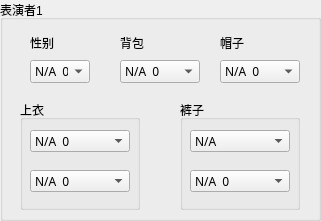
   <widget class="QGroupBox" name="actorAttributeGrp">
    <property name="geometry">
     <rect>
      <x>50</x>
      <y>100</y>
      <width>321</width>
      <height>221</height>
     </rect>
    </property>
    <property name="font">
     <font>
      <family>Microsoft YaHei UI</family>
     </font>
    </property>
    <property name="title">
     <string>表演者1</string>
    </property>
    <widget class="QGroupBox" name="groupBox">
     <property name="geometry">
      <rect>
       <x>20</x>
       <y>100</y>
       <width>120</width>
       <height>110</height>
      </rect>
     </property>
     <property name="font">
      <font>
       <family>Microsoft YaHei UI</family>
      </font>
     </property>
     <property name="title">
      <string>上衣</string>
     </property>
     <widget class="QComboBox" name="upperClothingColorComboBox">
      <property name="geometry">
       <rect>
        <x>10</x>
        <y>30</y>
        <width>100</width>
        <height>22</height>
       </rect>
      </property>
      <property name="font">
       <font>
        <family>Microsoft YaHei UI Light</family>
       </font>
      </property>
      <item>
       <property name="text">
        <string>N/A  0</string>
       </property>
      </item>
      <item>
       <property name="text">
        <string>红色  1</string>
       </property>
      </item>
      <item>
       <property name="text">
        <string>黑色  2</string>
       </property>
      </item>
      <item>
       <property name="text">
        <string>蓝色  3</string>
       </property>
      </item>
      <item>
       <property name="text">
        <string>绿色  4</string>
       </property>
      </item>
      <item>
       <property name="text">
        <string>花色  5</string>
       </property>
      </item>
      <item>
       <property name="text">
        <string>灰色  6</string>
       </property>
      </item>
      <item>
       <property name="text">
        <string>白色  7</string>
       </property>
      </item>
      <item>
       <property name="text">
        <string>黄色  8</string>
       </property>
      </item>
      <item>
       <property name="text">
        <string>茶色  9</string>
       </property>
      </item>
      <item>
       <property name="text">
        <string>紫色  10</string>
       </property>
      </item>
      <item>
       <property name="text">
        <string>粉色  11</string>
       </property>
      </item>
     </widget>
     <widget class="QComboBox" name="upperClothingStyleComboBox">
      <property name="geometry">
       <rect>
        <x>10</x>
        <y>70</y>
        <width>100</width>
        <height>22</height>
       </rect>
      </property>
      <property name="font">
       <font>
        <family>Microsoft YaHei UI Light</family>
       </font>
      </property>
      <item>
       <property name="text">
        <string>N/A  0</string>
       </property>
      </item>
      <item>
       <property name="text">
        <string>长袖  1</string>
       </property>
      </item>
      <item>
       <property name="text">
        <string>短袖  2</string>
       </property>
      </item>
      <item>
       <property name="text">
        <string>裙子  3</string>
       </property>
      </item>
     </widget>
    </widget>
    <widget class="QGroupBox" name="groupBox_2">
     <property name="geometry">
      <rect>
       <x>180</x>
       <y>100</y>
       <width>120</width>
       <height>110</height>
      </rect>
     </property>
     <property name="font">
      <font>
       <family>Microsoft JhengHei UI</family>
      </font>
     </property>
     <property name="title">
      <string>裤子</string>
     </property>
     <widget class="QComboBox" name="lowerClothingColorComboBox">
      <property name="geometry">
       <rect>
        <x>10</x>
        <y>30</y>
        <width>100</width>
        <height>22</height>
       </rect>
      </property>
      <property name="font">
       <font>
        <family>Microsoft YaHei UI Light</family>
       </font>
      </property>
      <item>
       <property name="text">
        <string>N/A</string>
       </property>
      </item>
      <item>
       <property name="text">
        <string>红色  1</string>
       </property>
      </item>
      <item>
       <property name="text">
        <string>黑色  2</string>
       </property>
      </item>
      <item>
       <property name="text">
        <string>蓝色  3</string>
       </property>
      </item>
      <item>
       <property name="text">
        <string>绿色  4</string>
       </property>
      </item>
      <item>
       <property name="text">
        <string>花色  5</string>
       </property>
      </item>
      <item>
       <property name="text">
        <string>灰色  6</string>
       </property>
      </item>
      <item>
       <property name="text">
        <string>白色  7</string>
       </property>
      </item>
      <item>
       <property name="text">
        <string>黄色  8</string>
       </property>
      </item>
      <item>
       <property name="text">
        <string>茶色  9</string>
       </property>
      </item>
      <item>
       <property name="text">
        <string>紫色  10</string>
       </property>
      </item>
      <item>
       <property name="text">
        <string>粉色  11</string>
       </property>
      </item>
     </widget>
     <widget class="QComboBox" name="lowerClothingStyleComboBox">
      <property name="geometry">
       <rect>
        <x>10</x>
        <y>70</y>
        <width>100</width>
        <height>22</height>
       </rect>
      </property>
      <property name="font">
       <font>
        <family>Microsoft YaHei UI Light</family>
       </font>
      </property>
      <item>
       <property name="text">
        <string>N/A  0</string>
       </property>
      </item>
      <item>
       <property name="text">
        <string>长裤  1</string>
       </property>
      </item>
      <item>
       <property name="text">
        <string>短裤  2</string>
       </property>
      </item>
      <item>
       <property name="text">
        <string>裙子  3</string>
       </property>
      </item>
     </widget>
    </widget>
    <widget class="QComboBox" name="genderComboBox">
     <property name="geometry">
      <rect>
       <x>30</x>
       <y>60</y>
       <width>60</width>
       <height>23</height>
      </rect>
     </property>
     <property name="font">
      <font>
       <family>Microsoft YaHei UI Light</family>
      </font>
     </property>
     <item>
      <property name="text">
       <string>N/A  0</string>
      </property>
     </item>
     <item>
      <property name="text">
       <string>男  1</string>
      </property>
     </item>
     <item>
      <property name="text">
       <string>女  2</string>
      </property>
     </item>
    </widget>
    <widget class="QComboBox" name="backpackComboBox">
     <property name="geometry">
      <rect>
       <x>120</x>
       <y>60</y>
       <width>80</width>
       <height>23</height>
      </rect>
     </property>
     <property name="font">
      <font>
       <family>Microsoft YaHei UI Light</family>
      </font>
     </property>
     <item>
      <property name="text">
       <string>N/A  0</string>
      </property>
     </item>
     <item>
      <property name="text">
       <string>红色  1</string>
      </property>
     </item>
     <item>
      <property name="text">
       <string>黑色  2</string>
      </property>
     </item>
     <item>
      <property name="text">
       <string>绿色  3</string>
      </property>
     </item>
     <item>
      <property name="text">
       <string>黄色  4</string>
      </property>
     </item>
    </widget>
    <widget class="QComboBox" name="hatComboBox">
     <property name="geometry">
      <rect>
       <x>220</x>
       <y>60</y>
       <width>80</width>
       <height>23</height>
      </rect>
     </property>
     <property name="font">
      <font>
       <family>Microsoft YaHei UI Light</family>
      </font>
     </property>
     <item>
      <property name="text">
       <string>N/A  0</string>
      </property>
     </item>
     <item>
      <property name="text">
       <string>红色  1</string>
      </property>
     </item>
     <item>
      <property name="text">
       <string>黑色  2</string>
      </property>
     </item>
     <item>
      <property name="text">
       <string>黄色  3</string>
      </property>
     </item>
     <item>
      <property name="text">
       <string>白色  4</string>
      </property>
     </item>
    </widget>
    <widget class="QLabel" name="label_3">
     <property name="geometry">
      <rect>
       <x>30</x>
       <y>35</y>
       <width>60</width>
       <height>16</height>
      </rect>
     </property>
     <property name="font">
      <font>
       <family>Microsoft YaHei UI</family>
      </font>
     </property>
     <property name="text">
      <string>性别</string>
     </property>
    </widget>
    <widget class="QLabel" name="label_5">
     <property name="geometry">
      <rect>
       <x>120</x>
       <y>35</y>
       <width>80</width>
       <height>16</height>
      </rect>
     </property>
     <property name="font">
      <font>
       <family>Microsoft YaHei UI</family>
      </font>
     </property>
     <property name="text">
      <string>背包</string>
     </property>
    </widget>
    <widget class="QLabel" name="label_4">
     <property name="geometry">
      <rect>
       <x>220</x>
       <y>35</y>
       <width>80</width>
       <height>16</height>
      </rect>
     </property>
     <property name="font">
      <font>
       <family>Microsoft YaHei UI</family>
      </font>
     </property>
     <property name="text">
      <string>帽子</string>
     </property>
    </widget>
   </widget>
